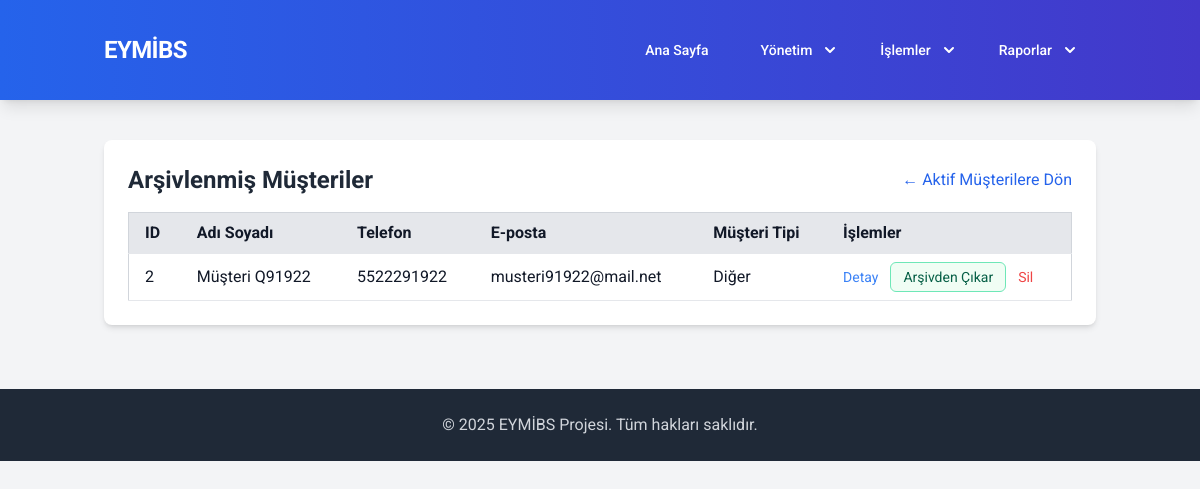
Page /archived_customers on the committed database.
### tables this page shows
CREATE TABLE customers (
                id INTEGER PRIMARY KEY AUTOINCREMENT,
                name TEXT NOT NULL,
                phone TEXT UNIQUE, -- Telefon numarası benzersiz olmalı
                email TEXT UNIQUE, -- E-posta adresi benzersiz olmalı
                customer_type TEXT, -- Alıcı, Satıcı, Kiracı, Potansiyel etc.
                notes TEXT,
                is_archived INTEGER DEFAULT 0, -- 0: Aktif, 1: Arşivlenmiş
                date_registered DATETIME DEFAULT CURRENT_TIMESTAMP
            );

### app.py (the view)
@app.route('/archived_customers')
def list_archived_customers():
    db = get_db()
    cursor = db.cursor()
    customers = []
    try:
        cursor.execute("SELECT id, name, phone, email, customer_type, notes, date_registered FROM customers WHERE is_archived = 1 ORDER BY date_registered DESC")
        customers = cursor.fetchall()
    except sqlite3.Error as e:
        flash(f"Arşivlenmiş müşterileri listelerken hata: {e}", "error")
    return render_template('archived_customers.html', customers=customers, page_title="Arşivlenmiş Müşteriler")

### app.py (called while the page is built)
def get_db():
    db = getattr(g, '_database', None)
    if db is None:
        try:
            db = g._database = sqlite3.connect(DATABASE)
            db.row_factory = sqlite3.Row # Sonuçları sözlük gibi erişilebilir yapar
            db.execute("PRAGMA foreign_keys = ON") # Yabancı anahtar kısıtlamalarını etkinleştir
            print("Veritabanı bağlantısı başarıyla açıldı.")
        except sqlite3.Error as e:
            print(f"Veritabanı bağlantı hatası: {e}")
            abort(500, description=f"Veritabanına bağlanılamıyor: {e}")
    return db

@app.teardown_appcontext
def close_connection(exception):
    db = getattr(g, '_database', None)
    if db is not None:
        try:
            db.close()
            print("Veritabanı bağlantısı kapatıldı.")
        except sqlite3.Error as e:
            print(f"Veritabanı kapatma hatası: {e}")

@app.context_processor
def inject_now():
    return {'now': datetime.now()}

### templates/archived_customers.html (shortened to what this page needs)
{% extends "base.html" %}
{% block content %}
<div class="bg-white p-6 rounded-lg shadow-md">
    <div class="flex justify-between items-center mb-4">
        <h1 class="text-2xl font-bold text-gray-800">{{ page_title }}</h1> <a href="{{ url_for('list_customers') }}" class="text-blue-600 hover:text-blue-800">
            &larr; Aktif Müşterilere Dön
        </a>
    </div>
    {% if customers %}
    <div class="overflow-x-auto">
        <table class="min-w-full bg-white border border-gray-300">
            <thead class="bg-gray-200">
                <tr>
                    <th class="py-2 px-4 border-b text-left">ID</th>
                    <th class="py-2 px-4 border-b text-left">Adı Soyadı</th>
                    <th class="py-2 px-4 border-b text-left">Telefon</th>
                    <th class="py-2 px-4 border-b text-left">E-posta</th>
                    <th class="py-2 px-4 border-b text-left">Müşteri Tipi</th>
                    <th class="py-2 px-4 border-b text-left">İşlemler</th>
                </tr>
            </thead>
            <tbody>
                {% for customer in customers %}
                <tr class="hover:bg-gray-50">
                    <td class="py-2 px-4 border-b">{{ customer['id'] }}</td>
                    <td class="py-2 px-4 border-b">{{ customer['name'] }}</td>
                    <td class="py-2 px-4 border-b">{{ customer['phone'] | default('-', true) }}</td>
                    <td class="py-2 px-4 border-b">{{ customer['email'] | default('-', true) }}</td>
                    <td class="py-2 px-4 border-b">{{ customer['customer_type'] | default('-', true) }}</td>
                    <td class="py-2 px-4 border-b whitespace-nowrap">
                        <button type="button"
                                class="detail-button text-blue-500 hover:text-blue-700 text-sm mr-2"
                                data-id="{{ customer['id'] }}"
                                data-name="{{ customer['name'] }}"
                                data-phone="{{ customer['phone'] | default('-', true) }}"
                                data-email="{{ customer['email'] | default('-', true) }}"
                                data-type="{{ customer['customer_type'] | default('-', true) }}"
                                data-notes="{{ customer['notes'] | default('', true) }}"
                                data-registered="{{ customer['date_registered'] | datetimeformat }}">
                            Detay
                        </button>
                        <form action="{{ url_for('unarchive_customer', customer_id=customer['id']) }}" method="POST" class="inline-block mr-2" onsubmit="return confirm('Bu müşteriyi arşivden çıkarmak istediğinizden emin misiniz?');">
                            <button type="submit" class="btn-sm btn-unarchive">
                                Arşivden Çıkar
                            </button>
                        </form>
                         <a href="#" class="text-red-500 hover:text-red-700 text-sm">Sil</a>
                    </td>
                </tr>
                {% endfor %}
            </tbody>
        </table>
    </div>
    {% endif %}
</div>
{% endblock %}

### templates/base.html (style rules this page uses)
body { font-family: 'Inter', sans-serif; }
.btn-sm { display: inline-block; padding: 0.25rem 0.75rem; font-size: 0.875rem; line-height: 1.25rem; border-radius: 0.375rem; border: 1px solid transparent; transition: background-color 0.2s ease, border-color 0.2s ease, color 0.2s ease; cursor: pointer; text-align: center; }
.btn-unarchive { color: #065f46; border-color: #6ee7b7; background-color: #f0fdf4; }
body { font-family: 'Roboto', 'Inter', sans-serif; }

### rows in the picture
customers: id "2", name "Müşteri Q91922", phone "5522291922", email "musteri91922@mail.net", customer_type "Diğer"

### other values in the picture
{{ page_title }} "Arşivlenmiş Müşteriler"
